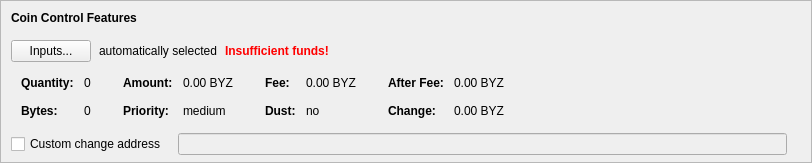
    <widget class="QFrame" name="frameCoinControl">
     <property name="sizePolicy">
      <sizepolicy hsizetype="Expanding" vsizetype="Expanding">
       <horstretch>0</horstretch>
       <verstretch>0</verstretch>
      </sizepolicy>
     </property>
     <property name="maximumSize">
      <size>
       <width>16777215</width>
       <height>16777215</height>
      </size>
     </property>
     <property name="frameShape">
      <enum>QFrame::StyledPanel</enum>
     </property>
     <property name="frameShadow">
      <enum>QFrame::Sunken</enum>
     </property>
     <layout class="QVBoxLayout" name="verticalLayoutCoinControl2">
      <property name="spacing">
       <number>0</number>
      </property>
      <property name="leftMargin">
       <number>0</number>
      </property>
      <property name="topMargin">
       <number>0</number>
      </property>
      <property name="rightMargin">
       <number>0</number>
      </property>
      <property name="bottomMargin">
       <number>6</number>
      </property>
      <item>
       <layout class="QVBoxLayout" name="verticalLayoutCoinControl" stretch="0,0,0,0,1">
        <property name="spacing">
         <number>0</number>
        </property>
        <property name="leftMargin">
         <number>10</number>
        </property>
        <property name="topMargin">
         <number>10</number>
        </property>
        <item>
         <layout class="QHBoxLayout" name="horizontalLayoutCoinControl1">
          <property name="bottomMargin">
           <number>15</number>
          </property>
          <item>
           <widget class="QLabel" name="labelCoinControlFeatures">
            <property name="sizePolicy">
             <sizepolicy hsizetype="Preferred" vsizetype="Maximum">
              <horstretch>0</horstretch>
              <verstretch>0</verstretch>
             </sizepolicy>
            </property>
            <property name="font">
             <font>
              <weight>75</weight>
              <bold>true</bold>
             </font>
            </property>
            <property name="styleSheet">
             <string notr="true">font-weight:bold;</string>
            </property>
            <property name="text">
             <string>Coin Control Features</string>
            </property>
           </widget>
          </item>
         </layout>
        </item>
        <item>
         <layout class="QHBoxLayout" name="horizontalLayoutCoinControl2" stretch="0,0,0,0">
          <property name="spacing">
           <number>8</number>
          </property>
          <property name="bottomMargin">
           <number>10</number>
          </property>
          <item>
           <widget class="QPushButton" name="pushButtonCoinControl">
            <property name="styleSheet">
             <string notr="true"/>
            </property>
            <property name="text">
             <string>Inputs...</string>
            </property>
            <property name="autoDefault">
             <bool>false</bool>
            </property>
           </widget>
          </item>
          <item>
           <widget class="QLabel" name="labelCoinControlAutomaticallySelected">
            <property name="text">
             <string>automatically selected</string>
            </property>
            <property name="margin">
             <number>5</number>
            </property>
           </widget>
          </item>
          <item>
           <widget class="QLabel" name="labelCoinControlInsuffFunds">
            <property name="font">
             <font>
              <weight>75</weight>
              <bold>true</bold>
             </font>
            </property>
            <property name="styleSheet">
             <string notr="true">color:red;font-weight:bold;</string>
            </property>
            <property name="text">
             <string>Insufficient funds!</string>
            </property>
            <property name="margin">
             <number>5</number>
            </property>
           </widget>
          </item>
          <item>
           <spacer name="horizontalSpacerCoinControl">
            <property name="orientation">
             <enum>Qt::Horizontal</enum>
            </property>
            <property name="sizeHint" stdset="0">
             <size>
              <width>40</width>
              <height>1</height>
             </size>
            </property>
           </spacer>
          </item>
         </layout>
        </item>
        <item>
         <widget class="QWidget" name="widgetCoinControl" native="true">
          <property name="sizePolicy">
           <sizepolicy hsizetype="Preferred" vsizetype="Preferred">
            <horstretch>0</horstretch>
            <verstretch>0</verstretch>
           </sizepolicy>
          </property>
          <property name="minimumSize">
           <size>
            <width>0</width>
            <height>0</height>
           </size>
          </property>
          <property name="styleSheet">
           <string notr="true"/>
          </property>
          <layout class="QHBoxLayout" name="horizontalLayoutCoinControl5">
           <property name="leftMargin">
            <number>0</number>
           </property>
           <property name="topMargin">
            <number>0</number>
           </property>
           <property name="rightMargin">
            <number>0</number>
           </property>
           <property name="bottomMargin">
            <number>0</number>
           </property>
           <item>
            <layout class="QHBoxLayout" name="horizontalLayoutCoinControl3" stretch="0,0,0,1">
             <property name="spacing">
              <number>20</number>
             </property>
             <property name="topMargin">
              <number>0</number>
             </property>
             <property name="bottomMargin">
              <number>10</number>
             </property>
             <item>
              <layout class="QFormLayout" name="formLayoutCoinControl1">
               <property name="horizontalSpacing">
                <number>10</number>
               </property>
               <property name="verticalSpacing">
                <number>14</number>
               </property>
               <property name="leftMargin">
                <number>10</number>
               </property>
               <property name="topMargin">
                <number>4</number>
               </property>
               <property name="rightMargin">
                <number>6</number>
               </property>
               <item row="0" column="0">
                <widget class="QLabel" name="labelCoinControlQuantityText">
                 <property name="font">
                  <font>
                   <weight>75</weight>
                   <bold>true</bold>
                  </font>
                 </property>
                 <property name="text">
                  <string>Quantity:</string>
                 </property>
                 <property name="margin">
                  <number>0</number>
                 </property>
                </widget>
               </item>
               <item row="0" column="1">
                <widget class="QLabel" name="labelCoinControlQuantity">
                 <property name="cursor">
                  <cursorShape>IBeamCursor</cursorShape>
                 </property>
                 <property name="contextMenuPolicy">
                  <enum>Qt::ActionsContextMenu</enum>
                 </property>
                 <property name="text">
                  <string notr="true">0</string>
                 </property>
                 <property name="margin">
                  <number>0</number>
                 </property>
                 <property name="textInteractionFlags">
                  <set>Qt::LinksAccessibleByMouse|Qt::TextSelectableByKeyboard|Qt::TextSelectableByMouse</set>
                 </property>
                </widget>
               </item>
               <item row="1" column="0">
                <widget class="QLabel" name="labelCoinControlBytesText">
                 <property name="font">
                  <font>
                   <weight>75</weight>
                   <bold>true</bold>
                  </font>
                 </property>
                 <property name="text">
                  <string>Bytes:</string>
                 </property>
                </widget>
               </item>
               <item row="1" column="1">
                <widget class="QLabel" name="labelCoinControlBytes">
                 <property name="cursor">
                  <cursorShape>IBeamCursor</cursorShape>
                 </property>
                 <property name="contextMenuPolicy">
                  <enum>Qt::ActionsContextMenu</enum>
                 </property>
                 <property name="text">
                  <string notr="true">0</string>
                 </property>
                 <property name="textInteractionFlags">
                  <set>Qt::LinksAccessibleByMouse|Qt::TextSelectableByKeyboard|Qt::TextSelectableByMouse</set>
                 </property>
                </widget>
               </item>
              </layout>
             </item>
             <item>
              <layout class="QFormLayout" name="formLayoutCoinControl2">
               <property name="horizontalSpacing">
                <number>10</number>
               </property>
               <property name="verticalSpacing">
                <number>14</number>
               </property>
               <property name="leftMargin">
                <number>6</number>
               </property>
               <property name="topMargin">
                <number>4</number>
               </property>
               <property name="rightMargin">
                <number>6</number>
               </property>
               <item row="0" column="0">
                <widget class="QLabel" name="labelCoinControlAmountText">
                 <property name="font">
                  <font>
                   <weight>75</weight>
                   <bold>true</bold>
                  </font>
                 </property>
                 <property name="text">
                  <string>Amount:</string>
                 </property>
                 <property name="margin">
                  <number>0</number>
                 </property>
                </widget>
               </item>
               <item row="0" column="1">
                <widget class="QLabel" name="labelCoinControlAmount">
                 <property name="cursor">
                  <cursorShape>IBeamCursor</cursorShape>
                 </property>
                 <property name="contextMenuPolicy">
                  <enum>Qt::ActionsContextMenu</enum>
                 </property>
                 <property name="text">
                  <string notr="true">0.00 BYZ</string>
                 </property>
                 <property name="textInteractionFlags">
                  <set>Qt::LinksAccessibleByMouse|Qt::TextSelectableByKeyboard|Qt::TextSelectableByMouse</set>
                 </property>
                </widget>
               </item>
               <item row="1" column="0">
                <widget class="QLabel" name="labelCoinControlPriorityText">
                 <property name="font">
                  <font>
                   <weight>75</weight>
                   <bold>true</bold>
                  </font>
                 </property>
                 <property name="text">
                  <string>Priority:</string>
                 </property>
                </widget>
               </item>
               <item row="1" column="1">
                <widget class="QLabel" name="labelCoinControlPriority">
                 <property name="cursor">
                  <cursorShape>IBeamCursor</cursorShape>
                 </property>
                 <property name="contextMenuPolicy">
                  <enum>Qt::ActionsContextMenu</enum>
                 </property>
                 <property name="text">
                  <string notr="true">medium</string>
                 </property>
                 <property name="textInteractionFlags">
                  <set>Qt::LinksAccessibleByMouse|Qt::TextSelectableByKeyboard|Qt::TextSelectableByMouse</set>
                 </property>
                </widget>
               </item>
              </layout>
             </item>
             <item>
              <layout class="QFormLayout" name="formLayoutCoinControl3">
               <property name="horizontalSpacing">
                <number>10</number>
               </property>
               <property name="verticalSpacing">
                <number>14</number>
               </property>
               <property name="leftMargin">
                <number>6</number>
               </property>
               <property name="topMargin">
                <number>4</number>
               </property>
               <property name="rightMargin">
                <number>6</number>
               </property>
               <item row="0" column="0">
                <widget class="QLabel" name="labelCoinControlFeeText">
                 <property name="font">
                  <font>
                   <weight>75</weight>
                   <bold>true</bold>
                  </font>
                 </property>
                 <property name="text">
                  <string>Fee:</string>
                 </property>
                 <property name="margin">
                  <number>0</number>
                 </property>
                </widget>
               </item>
               <item row="0" column="1">
                <widget class="QLabel" name="labelCoinControlFee">
                 <property name="cursor">
                  <cursorShape>IBeamCursor</cursorShape>
                 </property>
                 <property name="contextMenuPolicy">
                  <enum>Qt::ActionsContextMenu</enum>
                 </property>
                 <property name="text">
                  <string notr="true">0.00 BYZ</string>
                 </property>
                 <property name="textInteractionFlags">
                  <set>Qt::LinksAccessibleByMouse|Qt::TextSelectableByKeyboard|Qt::TextSelectableByMouse</set>
                 </property>
                </widget>
               </item>
               <item row="1" column="0">
                <widget class="QLabel" name="labelCoinControlLowOutputText">
                 <property name="font">
                  <font>
                   <weight>75</weight>
                   <bold>true</bold>
                  </font>
                 </property>
                 <property name="text">
                  <string>Dust:</string>
                 </property>
                </widget>
               </item>
               <item row="1" column="1">
                <widget class="QLabel" name="labelCoinControlLowOutput">
                 <property name="cursor">
                  <cursorShape>IBeamCursor</cursorShape>
                 </property>
                 <property name="contextMenuPolicy">
                  <enum>Qt::ActionsContextMenu</enum>
                 </property>
                 <property name="text">
                  <string notr="true">no</string>
                 </property>
                 <property name="textInteractionFlags">
                  <set>Qt::LinksAccessibleByMouse|Qt::TextSelectableByKeyboard|Qt::TextSelectableByMouse</set>
                 </property>
                </widget>
               </item>
              </layout>
             </item>
             <item>
              <layout class="QFormLayout" name="formLayoutCoinControl4">
               <property name="horizontalSpacing">
                <number>10</number>
               </property>
               <property name="verticalSpacing">
                <number>14</number>
               </property>
               <property name="leftMargin">
                <number>6</number>
               </property>
               <property name="topMargin">
                <number>4</number>
               </property>
               <property name="rightMargin">
                <number>6</number>
               </property>
               <item row="0" column="0">
                <widget class="QLabel" name="labelCoinControlAfterFeeText">
                 <property name="font">
                  <font>
                   <weight>75</weight>
                   <bold>true</bold>
                  </font>
                 </property>
                 <property name="text">
                  <string>After Fee:</string>
                 </property>
                 <property name="margin">
                  <number>0</number>
                 </property>
                </widget>
               </item>
               <item row="0" column="1">
                <widget class="QLabel" name="labelCoinControlAfterFee">
                 <property name="cursor">
                  <cursorShape>IBeamCursor</cursorShape>
                 </property>
                 <property name="contextMenuPolicy">
                  <enum>Qt::ActionsContextMenu</enum>
                 </property>
                 <property name="text">
                  <string notr="true">0.00 BYZ</string>
                 </property>
                 <property name="textInteractionFlags">
                  <set>Qt::LinksAccessibleByMouse|Qt::TextSelectableByKeyboard|Qt::TextSelectableByMouse</set>
                 </property>
                </widget>
               </item>
               <item row="1" column="0">
                <widget class="QLabel" name="labelCoinControlChangeText">
                 <property name="font">
                  <font>
                   <weight>75</weight>
                   <bold>true</bold>
                  </font>
                 </property>
                 <property name="text">
                  <string>Change:</string>
                 </property>
                </widget>
               </item>
               <item row="1" column="1">
                <widget class="QLabel" name="labelCoinControlChange">
                 <property name="cursor">
                  <cursorShape>IBeamCursor</cursorShape>
                 </property>
                 <property name="contextMenuPolicy">
                  <enum>Qt::ActionsContextMenu</enum>
                 </property>
                 <property name="text">
                  <string notr="true">0.00 BYZ</string>
                 </property>
                 <property name="textInteractionFlags">
                  <set>Qt::LinksAccessibleByMouse|Qt::TextSelectableByKeyboard|Qt::TextSelectableByMouse</set>
                 </property>
                </widget>
               </item>
              </layout>
             </item>
            </layout>
           </item>
          </layout>
         </widget>
        </item>
        <item>
         <layout class="QHBoxLayout" name="horizontalLayoutCoinControl4" stretch="0,0,0">
          <property name="spacing">
           <number>12</number>
          </property>
          <property name="sizeConstraint">
           <enum>QLayout::SetDefaultConstraint</enum>
          </property>
          <property name="topMargin">
           <number>5</number>
          </property>
          <property name="rightMargin">
           <number>5</number>
          </property>
          <item>
           <widget class="QCheckBox" name="checkBoxCoinControlChange">
            <property name="toolTip">
             <string>If this is activated, but the change address is empty or invalid, change will be sent to a newly generated address.</string>
            </property>
            <property name="text">
             <string>Custom change address</string>
            </property>
           </widget>
          </item>
          <item>
           <widget class="QValidatedLineEdit" name="lineEditCoinControlChange">
            <property name="enabled">
             <bool>false</bool>
            </property>
            <property name="sizePolicy">
             <sizepolicy hsizetype="Expanding" vsizetype="Fixed">
              <horstretch>0</horstretch>
              <verstretch>0</verstretch>
             </sizepolicy>
            </property>
           </widget>
          </item>
          <item>
           <widget class="QLabel" name="labelCoinControlChangeLabel">
            <property name="sizePolicy">
             <sizepolicy hsizetype="Preferred" vsizetype="Expanding">
              <horstretch>0</horstretch>
              <verstretch>0</verstretch>
             </sizepolicy>
            </property>
            <property name="minimumSize">
             <size>
              <width>0</width>
              <height>0</height>
             </size>
            </property>
            <property name="text">
             <string/>
            </property>
            <property name="margin">
             <number>3</number>
            </property>
           </widget>
          </item>
         </layout>
        </item>
        <item>
         <spacer name="verticalSpacerCoinControl">
          <property name="orientation">
           <enum>Qt::Vertical</enum>
          </property>
          <property name="sizeHint" stdset="0">
           <size>
            <width>800</width>
            <height>1</height>
           </size>
          </property>
         </spacer>
        </item>
       </layout>
      </item>
     </layout>
    </widget>
